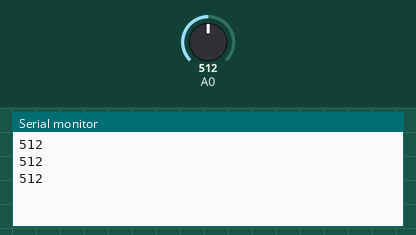
The sketch below on a simulated Arduino Uno, built with avr-gcc and run on an emulated ATmega328P. Shown: the last lines printed to the serial monitor. The inputs (shaded band) are chosen by the test bench; at power-on: A0 = 512.

Above: at 1.3 s.
1.4 s: A0 set to 716
At 1.8 s:
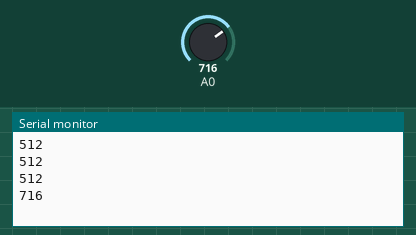
2.9 s: A0 set to 900
At 3.4 s:
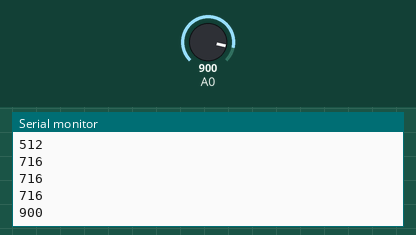
Timing chart, 0 to 5.9 s (numbered marks = the images above; inputs shaded):
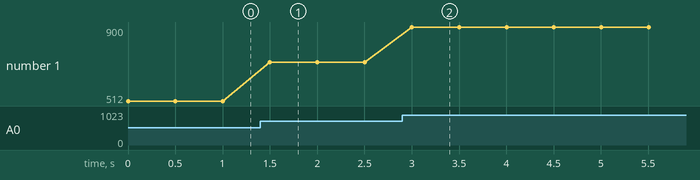

Measured:
- after the input at 1.4 s, the serial monitor: prints a new line after 0.10 s (image 1)
- after the input at 2.9 s, the serial monitor: prints a new line after 0.10 s (image 2)
- plotted number 1: 512 → 716 after the input at 1.4 s, 716 → 900 after the input at 2.9 s

The sketch:

1_CDS_nomal.ino
```cpp
void setup()
{
    // 여기에 코드를 입력하면 한 번만 실행합니다.
    pinMode(A0, INPUT);      // 조도센서의 입출력 설정, 밝기를 전달하는 역할
    Serial.begin(9600);     // 조도센서의 밝기를 출력하기 위해 컴퓨터와 9600 보드레이트로 시리얼 통신 시작
}

void loop()
{
    // 여기는 전원이 켜져있는 동안 무한대로 실행합니다.
    int value = analogRead(A0);     // value라는 int 정수형 변수 생성, 조도센서와 연결된 A0번 핀의 밝기 값 저장
    Serial.println(value);          // 시리얼 통신으로 밝기값 송신
    delay(500);                     // 가독성을 위해 500 밀리초 (500/1000초) 동안 기다리기
}
```
